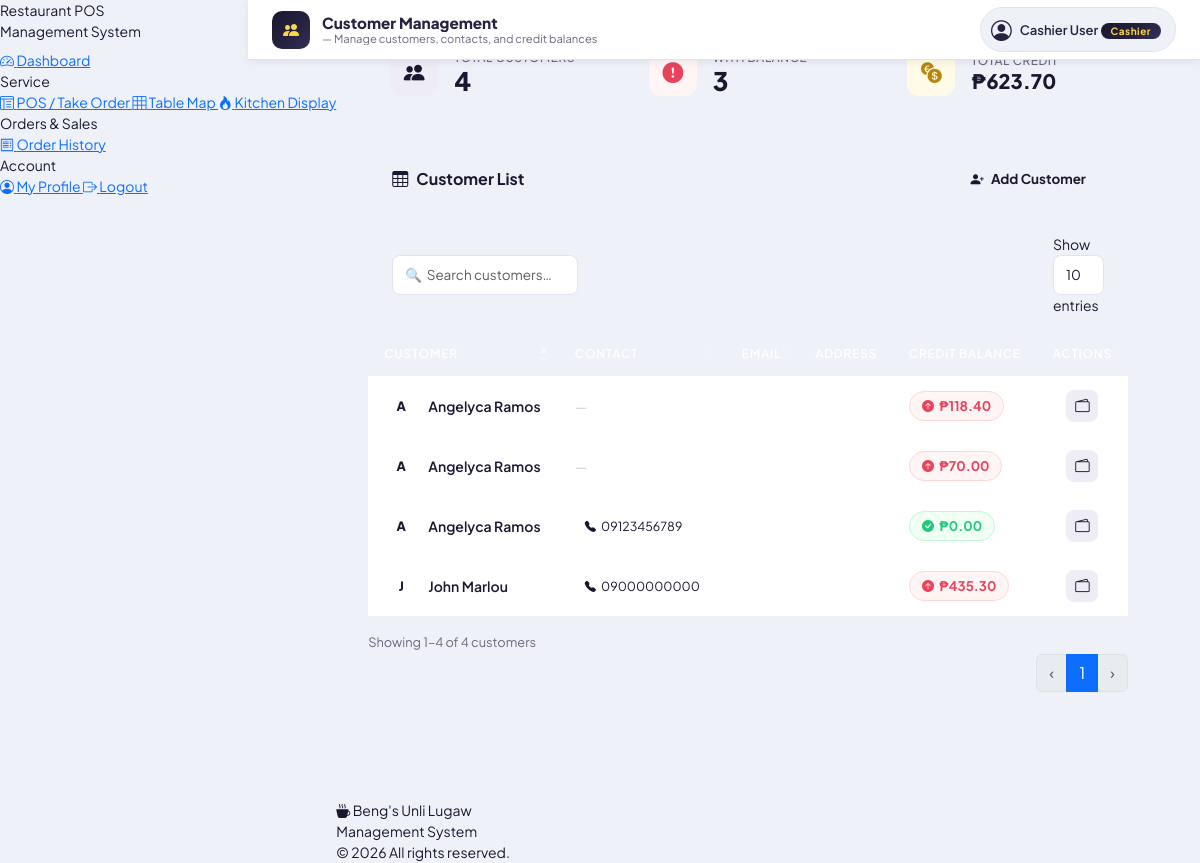
Page /frontend/customer.php (signed in) on the committed database.
### tables this page shows
CREATE TABLE `customer` (
  `customerID` int(11) NOT NULL,
  `customerName` varchar(100) NOT NULL,
  `contactNo` varchar(20) DEFAULT NULL,
  `email` varchar(80) DEFAULT NULL,
  `address` varchar(255) DEFAULT NULL,
  `credit_balance` decimal(10,2) NOT NULL DEFAULT 0.00,
  `dateCreated` timestamp NOT NULL DEFAULT current_timestamp(),
  `dateDeleted` date DEFAULT NULL
);

### frontend/customer.php (the view, shortened to what this page needs)
<?php
require_once '../backend/database.php';
$result = $conn->query("SELECT * FROM customer WHERE dateDeleted IS NULL ORDER BY customerName ASC");
$customers = [];
while($row = $result->fetch_assoc()) $customers[] = $row;
?>
<?php include 'header.php'; ?>
<?php include 'nav.php'; ?>
<?php
$totalCustomers  = count($customers);
$withCredit      = count(array_filter($customers, fn($c) => $c['credit_balance'] > 0));
$totalCredit     = array_sum(array_column($customers, 'credit_balance'));
?>
<?php
  include 'topbar.php';
  ?>
<div class="cust-page no-print">
  <div class="stat-row">
    <div class="stat-card">
      <div class="stat-icon navy"><i class="bi bi-people-fill"></i></div>
      <div>
        <div class="stat-label">Total Customers</div>
        <div class="stat-value"><?php echo $totalCustomers; ?></div>
      </div>
    </div>
    <div class="stat-card">
      <div class="stat-icon red"><i class="bi bi-exclamation-circle-fill"></i></div>
      <div>
        <div class="stat-label">With Balance</div>
        <div class="stat-value"><?php echo $withCredit; ?></div>
      </div>
    </div>
    <div class="stat-card">
      <div class="stat-icon yellow"><i class="bi bi-currency-exchange"></i></div>
      <div>
        <div class="stat-label">Total Credit</div>
        <div class="stat-value" style="font-size:1.25rem;">₱<?php echo number_format($totalCredit, 2); ?></div>
      </div>
    </div>
  </div>
  <div class="main-card">
    <div class="main-card-header">
      <h6><i class="bi bi-table me-2" style="color:var(--brand-yellow);"></i>Customer List</h6>
      <?php if(in_array($_SESSION['roleName'], ['Admin','Cashier'])): ?>
      <button class="btn-add-cust" data-bs-toggle="modal" data-bs-target="#addCustomerModal">
        <i class="bi bi-person-plus-fill"></i> Add Customer
      </button>
      <?php endif; ?>
    </div>
    <div class="dt-controls" id="dt-search-area"></div>
    <div style="padding: 0 0 8px;">
      <table id="customerTable" class="table" style="margin:0;">
        <thead>
          <tr>
            <th>Customer</th>
            <th>Contact</th>
            <th>Email</th>
            <th>Address</th>
            <th>Credit Balance</th>
            <th style="text-align:center;">Actions</th>
          </tr>
        </thead>
        <tbody>
        <?php foreach($customers as $row):
          $initials = strtoupper(substr($row['customerName'], 0, 1));
          $creditClass = $row['credit_balance'] > 0 ? 'balance-positive' : 'balance-zero';
          $creditIcon  = $row['credit_balance'] > 0 ? 'bi-arrow-up-circle-fill' : 'bi-check-circle-fill';
        ?>
        <tr>
          <td>
            <div class="cust-name-cell">
              <div class="cust-avatar"><?php echo $initials; ?></div>
              <span class="cust-name"><?php echo htmlspecialchars($row['customerName']); ?></span>
            </div>
          </td>
          <td>
            <?php if(!empty($row['contactNo'])): ?>
              <span class="contact-chip"><i class="bi bi-telephone-fill" style="font-size:.7rem;color:var(--brand-navy);"></i><?php echo htmlspecialchars($row['contactNo']); ?></span>
            <?php else: ?><span style="color:#ccc;">—</span><?php endif; ?>
          </td>
          <td style="font-size:.83rem;color:var(--t-muted);"><?php echo htmlspecialchars($row['email'] ?? '—'); ?></td>
          <td><div class="addr-cell" title="<?php echo htmlspecialchars($row['address'] ?? ''); ?>"><?php echo htmlspecialchars($row['address'] ?? '—'); ?></div></td>
          <td>
            <span class="<?php echo $creditClass; ?>">
              <i class="bi <?php echo $creditIcon; ?>" style="font-size:.75rem;"></i>
              ₱<?php echo number_format($row['credit_balance'], 2); ?>
            </span>
          </td>
          <td>
            <div class="action-group">
              <?php if(in_array($_SESSION['roleName'], ['Admin','Owner','Cashier'])): ?>
              <button class="btn-action wallet" onclick="openCreditModal(<?php echo $row['customerID']; ?>)" title="Manage Credit">
                <i class="bi bi-wallet2"></i>
              </button>
              <?php endif; ?>
            </div>
          </td>
        </tr>
        <?php endforeach; ?>
        </tbody>
      </table>
    </div>
  </div>
</div>
<?php include 'footer.php'; ?>
</body></html>

### frontend/assets/smpos.css (style rules this page uses)
:root { --c-gold: #F9D94A; --c-gold-dark: #E8C832; --c-gold-dim: #f0c830; --c-gold-soft: #fef8d0; --c-gold-glow: rgba(249,217,74,0.35); --c-navy: #262341; --c-navy-deep: #1a1830; --c-navy-mid: #332f5a; --c-navy-light: #4a4778; --c-navy-10: rgba(38,35,65,0.08); --c-navy-20: rgba(38,35,65,0.15); --c-ice: #E7F5F5; --c-ice-dark: #cde8e8; --c-white: #ffffff; --c-success: #22c87a; --c-success-bg: #f0fdf4; --c-success-bdr: #c6f6d5; --c-danger: #e8435a; --c-danger-bg: #fff0f2; --c-danger-bdr: #fecdd3; --c-warning: #f59c2a; --c-warning-bg: #fffbeb; --c-warning-bdr: #fed7aa; --c-info: #3b82f6; --c-info-bg: #eff6ff; --c-info-bdr: #bfdbfe; --t-main: #1a1830; --t-mid: #4a4669; --t-muted: #6b6880; --t-light: #a09cb8; --s-bg: #EEF1F7; --s-card: #ffffff; --s-border: #e5e2f0; --s-border-dark: #cde8e8; --font-ui: 'Plus Jakarta Sans', system-ui, sans-serif; --font-mono: 'JetBrains Mono', 'Courier New', monospace; --r-xs: 6px; --r-sm: 8px; --r-md: 12px; --r-lg: 16px; --r-xl: 20px; --r-2xl: 28px; --sh-xs: 0 1px 4px rgba(38,35,65,0.06); --sh-sm: 0 2px 8px rgba(38,35,65,0.08); --sh-md: 0 6px 24px rgba(38,35,65,0.12); --sh-lg: 0 16px 48px rgba(38,35,65,0.16); --sh-gold: 0 4px 16px rgba(249,217,74,0.4); --g-navy: linear-gradient(135deg, #1a1830 0%, #262341 60%, #332f5a 100%); --g-gold: linear-gradient(135deg, #F9D94A 0%, #E8C832 100%); --g-teal: linear-gradient(135deg, #0EA5A0 0%, #0D8F8A 100%); --g-violet: linear-gradient(135deg, #6C63FF 0%, #4A43D9 100%); --g-danger: linear-gradient(135deg, #f43f5e 0%, #e11d48 100%); --g-success: linear-gradient(135deg, #10b981 0%, #059669 100%); --g-warning: linear-gradient(135deg, #f59e0b 0%, #d97706 100%); --sidebar-w: 248px; --topbar-h: 60px; --trans: all 0.2s cubic-bezier(0.4,0,0.2,1); }
*, *::before, *::after { box-sizing: border-box; }
.table th { font-size: 11px; font-weight: 700; letter-spacing: 0.5px; text-transform: uppercase; }
.table td { font-size: 13px; vertical-align: middle; }

### rows in the picture
customer: customerName "A", customerName "Angelyca Ramos", credit_balance "118.40"
customer: customerName "A", customerName "Angelyca Ramos", credit_balance "70.00"
customer: customerName "A", customerName "Angelyca Ramos", contactNo "09123456789", credit_balance "0.00"
customer: customerName "J", customerName "John Marlou", contactNo "09000000000", credit_balance "435.30"

### other values in the picture
$topbarTitle "Customer Management"
$topbarSub "Manage customers, contacts, and credit balances"
$_SESSION['userName'] "Cashier User"
$_SESSION['roleName'] "Cashier"
$totalCustomers "4"
$withCredit "3"
$totalCredit "623.70"
$storeName "Beng's Unli Lugaw"
